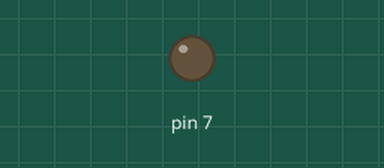
This sketch was run on a simulated Arduino Uno, built with avr-gcc and run on an emulated ATmega328P. On the bench: output pins drawn as LEDs (lit = HIGH). Dashed ring = blinking. At 3.0 s the program stops and its outputs stay as they are.

Above: at 0.5 s.
At 2.7 s:
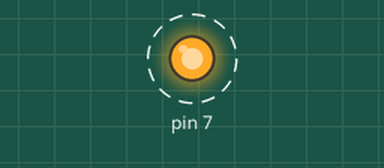
Timing chart, 0 to 3.0 s (numbered marks = the images above):
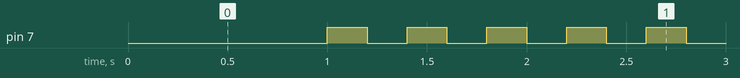

Measured:
- by itself, pin 7: alternates HIGH for 0.20 s and LOW for 0.20 s, 11 changes in all, then stays HIGH

The sketch:

05_practice_2.ino
```cpp
void setup() {
  pinMode(7, OUTPUT);
}

void loop() {
  digitalWrite(7, LOW);
  delay(1000);
  int i = 0;
  while(i<=4) {
    digitalWrite(7, HIGH);
    delay(200);
    digitalWrite(7, LOW);
    delay(200);
    i=i+1;
  }
  digitalWrite(7, HIGH);
  while(1){} //infinite loop
}
```
